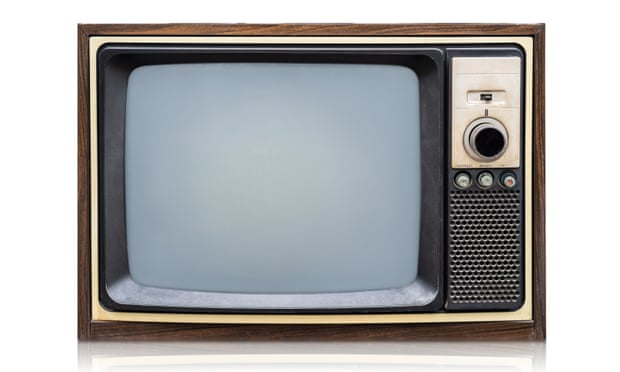
#> input picture tv.jpg, 620 x 372 px
$ jupyter execute TV.ipynb
#> lines starting #> are read from the running program, lines starting #| are printed output that depends on the picture
[cell 1]
import cv2
import numpy as np
import matplotlib.pyplot as plt
import random
from PIL import Image, ImageOps

[cell 2]
image = cv2.imread('tv.jpg', cv2.IMREAD_GRAYSCALE)
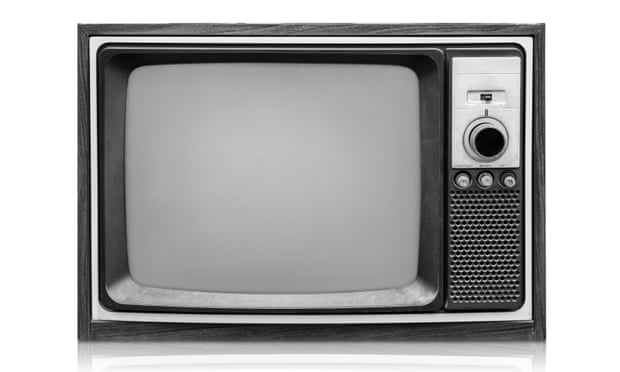
#> image: shape (372, 620); min 0, max 255, mean 171.3
image.shape
#> Out = (372, 620)

[cell 3]
plt.imshow(image, cmap='gray')

### Main code

[cell 4]
def sp_noise(image, prob):

    output = Image.new('L', image.size)
    pixels_out = output.load()
    thres = 1 - prob
    pixels = image.load()
    for i in range(image.size[0]):
        for j in range(image.size[1]):
            rdn = random.random()
            if rdn < prob:
                pixels_out[i, j] = 0
            elif rdn > thres:
                pixels_out[i, j] = 255
            else:
                pixels_out[i, j] = pixels[i, j]
    return output

[cell 5]
images = []

for i in range(0, 20):

    im = Image.open('tv.jpg').convert('L')
    # im = ImageOps.grayscale(im)
    roi = im.crop((120, 60, 420, 290))
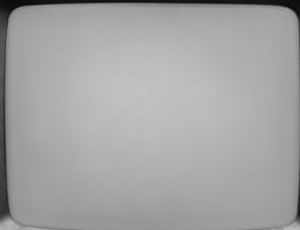
#> roi: PIL image 300x230 L; min 1, max 194, mean 164.2

    roi_noisy = sp_noise(roi, random.uniform(0.2, 0.3))
#> in sp_noise, `output = Image.new('L', image.size)`: output: PIL image 300x230 L; every value is 0
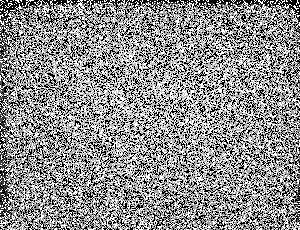
#> roi_noisy: PIL image 300x230 L; min 0, max 255, mean 142.9
    print(i)
    im.paste(roi_noisy, (120, 60))
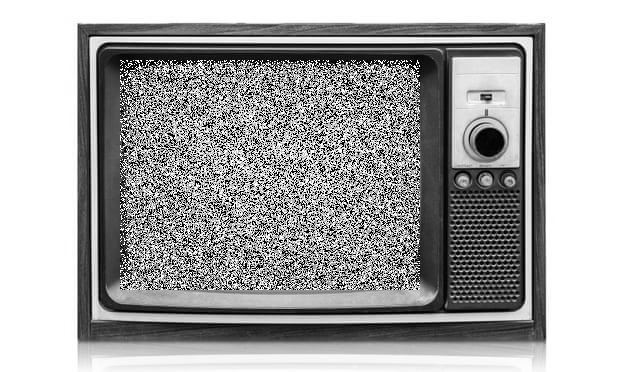
#> im: PIL image 620x372 L; min 0, max 255, mean 164.9

    im = ImageOps.colorize(im, black ="black", white ="white")
#> im: PIL image 620x372 RGB

    images.append(im)

images[0].save('TV.gif', save_all=True, append_images=images[1:], optimize=False, duration=10, loop=0)
